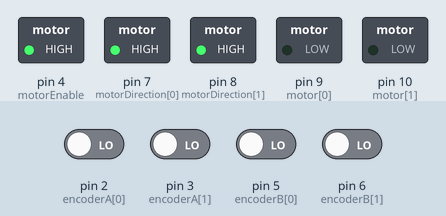
The sketch below on a simulated Arduino Uno, built with avr-gcc and run on an emulated ATmega328P. On the bench: switched loads named in the sketch (green lamp = pin HIGH). The inputs (shaded band) are chosen by the test bench; at power-on: pin 2 (encoderA[0]), pin 3 (encoderA[1]), pin 5 (encoderB[0]), pin 6 (encoderB[1]) LOW. Random numbers use the default seed unless the sketch sets one.

Above: at 1.2 s.
1.3 s: pin 2 (encoderA[0]) driven HIGH
3.0 s: pin 3 (encoderA[1]) driven HIGH
At 3.3 s:
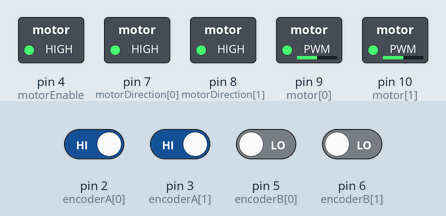
6.0 s: pin 5 (encoderB[0]) driven HIGH
7.5 s: pin 6 (encoderB[1]) driven HIGH
At 9.0 s:
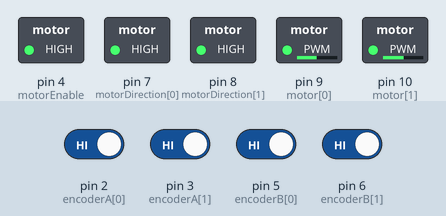
Timing chart, 0 to 11.5 s (numbered marks = the images above; inputs shaded):
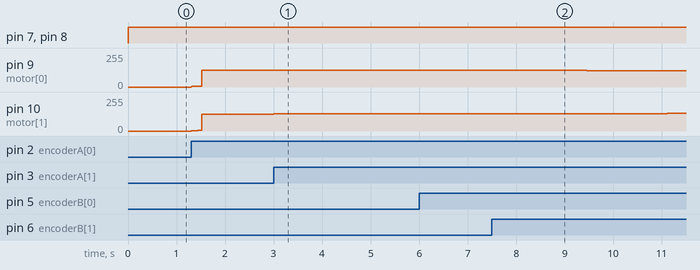

The sketch:

bingusFreeTime.ino
```cpp
#ifndef MACRO_DEFAULTS
#define MACRO_DEFAULTS
#define LEFT 0
#define RIGHT 1
#define WHEEL_RADIUS 0.0762 // NOTE: we need the wheel radius to calculate linear vel
#define WIDTH_OF_WHEELBASE 0.3683 // NOTE: we need wheelbase width to calculate angle
#define FLOAT_PRECISION 4
#define MAX_MESSAGE_LENGTH FLOAT_PRECISION*2+1
#define ADDRESS 8
#endif


#include <Wire.h>
#include "encoder.hpp"
#include "control_rho_phi.hpp"

// Initialize I2C struct
struct RecieveI2C {
  uint8_t offset;
  uint8_t instruction[MAX_MESSAGE_LENGTH];
  bool newData = false;
  float distance;
  float angle;
  bool marker;
  uint8_t color;
};
union Unsflinteger {
  unsigned long i;
  float f;
};

// Initialize I2C
RecieveI2C myi2c;

// Initialize desired position, angle
float desiredDistance = 0;
float desiredAngle = 0;

// Bingus free time variables
float bingusAngle= 0;
float bingusDistance = 0;

// Initialize variables to be read from I2C
bool markerFound;
float markerAngle;
float markerDistance;
bool arrowFound = false;
bool arrowDirection = LEFT;
uint8_t color;

// Set up state machine states
typedef enum {
  BINGUS, WAIT, TURN, DRIVE, REPORT, RESET
} bingusState_t;

static bingusState_t bingusState = WAIT;

// State control variables
bool atMarker;
bool adjusted;
long int waitOffSet;
long int waitTime = 1500; // In milliseconds

void setup() {
  Serial.begin(9600);

  // ---------- ENCODER ----------
  encoderSetup();

  // ---------- MOTOR ----------
  pinMode(motorEnable, OUTPUT);
  pinMode(motorDirection[LEFT], OUTPUT);
  pinMode(motorDirection[RIGHT], OUTPUT);
  pinMode(motor[LEFT], OUTPUT);
  pinMode(motor[RIGHT], OUTPUT);

  digitalWrite(motorEnable, HIGH);
  digitalWrite(motorDirection[LEFT], HIGH);
  digitalWrite(motorDirection[RIGHT], HIGH);

  // ---------- I2C ----------
  Wire.begin(ADDRESS);
  Wire.onReceive(receive);

  // Random Seed
  randomSeed(millis());

}


void loop() {

  switch(bingusState) {
    case BINGUS: // -------------  Read data from Pi ----------------
      // ------------ PUT CODE TO RECIEVE PI INSTRUCTIONS HERE --------
      randomSeed(millis());
      bingusAngle = random(0, 720);
      bingusDistance = random(0,48);
      // ------------------ Change State -----------------------------
      bingusState = TURN;
      break;

    case WAIT: // ----------------- Wait for a set amount of time --------------
      time = millis();

      // ------------------ Change State -----------------------------
      if(time - waitOffSet >= waitTime) {
        bingusState = REPORT;
      }
      else bingusState = WAIT;
      break;

    case TURN: // ---------- First step of moving toward the marker, turn the robot to the correct angle -----------
      desiredDistance = 0;
      desiredAngle = bingusAngle;
      controlRhoPhi(desiredDistance, desiredAngle);

      // ------------------ Change State -----------------------------
      if(inTolerance()) bingusState = DRIVE;
      break;

    case DRIVE: // --------- Second Step of moving toward the marker, drive until within 1.5 feet of the marker --------
      desiredDistance = bingusDistance;
      desiredAngle = bingusAngle;
      controlRhoPhi(desiredDistance, desiredAngle);

      // ------------------ Change State -----------------------------
      if(inTolerance()){
        atMarker = true;
        waitOffSet = millis();
        bingusState = WAIT;
      }
      break;

    case REPORT: // Report data back to the Pi
      // ------ Add code to report data back to the pi-------

      // ------------------ Change State -----------------------------
      bingusState = RESET;
      break;

    case RESET: // Reset the control system
      resetControl();
      desiredDistance = 0;
      desiredAngle = 0;

      // ------------------ Change State -----------------------------
      bingusState = BINGUS;
      break;

    default:

      // ------------------ Change State -----------------------------
      bingusState = BINGUS;
      break;
  }

  // ----------- Code that runs every loop -------------
  controlRhoPhi(desiredDistance, desiredAngle);
}

// Receive function for I2C communication
void receive(int howMany) {
  myi2c.offset = Wire.read(); // offset
  Wire.read(); // address+1, n/a as 1:1 transmitter:sink
  for (uint8_t i = 0; Wire.available(); i++) {
      myi2c.instruction[i] = Wire.read();
      //Serial.print(myi2c.instruction[i]);
  }
  myi2c.newData = true;
  // NOTE: hardcoding to 4 bytes for convenience
  Unsflinteger distanceConv;
  Unsflinteger angleConv;
  distanceConv.i = ((unsigned long)myi2c.instruction[1]<<24) + ((unsigned long)myi2c.instruction[2]<<16) + ((unsigned long)myi2c.instruction[3]<<8) + ((unsigned long)myi2c.instruction[4]);
  angleConv.i = ((unsigned long)myi2c.instruction[5]<<24) + ((unsigned long)myi2c.instruction[6]<<16) + ((unsigned long)myi2c.instruction[7]<<8) + ((unsigned long)myi2c.instruction[8]);
  //Serial.println(distanceConv.i);
  myi2c.distance = distanceConv.f;
  myi2c.angle = angleConv.f;
  //Serial.println(myi2c.distance);
  //Serial.println((unsigned long)((myi2c.instruction[1]<<24) + (myi2c.instruction[2]<<16) + (myi2c.instruction[3]<<8) + (myi2c.instruction[4])));
  myi2c.color = myi2c.instruction[0];
  if (myi2c.instruction[0] == 0) {
    myi2c.marker = false;
  } else {
    myi2c.marker = true;
  }
}
```

control_rho_phi.hpp
```cpp
#ifndef CONTROL_RHO_PHI_HPP
#define CONTROL_RHO_PHI_HPP

#include <Arduino.h>
#include "encoder.hpp" // able to read from encoders directly
// but only if you use the second overload and not the first

#ifndef MACRO_DEFAULTS
#define MACRO_DEFAULTS
#define LEFT 0
#define RIGHT 1
#define WHEEL_RADIUS 0.0762 // NOTE: we need the wheel radius to calculate linear vel
#define WIDTH_OF_WHEELBASE 0.3683 // NOTE: we need wheelbase width to calculate angle
#define FLOAT_PRECISION 4
#define MAX_MESSAGE_LENGTH FLOAT_PRECISION*2+1
#define ADDRESS 8
#endif

float rad2AngVel(float, float, float, float);
float rad2LinVel(float, float, float, float);
void controlRhoPhi(float, float);
void resetControl();
bool inTolerance();

// Initialize Motor Pin assignments
const uint8_t motorDirection[2] = {7,8};
const uint8_t motor[2] = {9,10};
const uint8_t motorEnable = 4;

// Initialize physical values
float voltage[2] = {0,0};
float actualPos[2] = {0,0};
float prevPos[2] = {0, 0};
float actualSpeed[2] = {0,0};


// Initialize time tracking variables
unsigned long desiredTs = 1; // old value 5, maybe match with delay used?
float prevTime = 0;
float currTime = 0;
long int time = 0;
int timeOffSet = 0;

// Initialize control values RHO
float vBar = 0;
float rho = 0;
float rhoSet = 0;
float alpha = .95;
float rhoDesired = 0;
float rhoDot = 0;
float rhoDotError = 0;
float rhoDotDesired = 0;
float KpRhoDot = 28;
float KpRho = 16.36;
float KiRho = 36.85;
float rhoErrorP = 0;
float rhoErrorI = 0;


// Initialize control values PHI
float vDelta = 0;
float phi = 0;
float phiSet = 0;
float phiDesired = 0;
float phiDot = 0;
float phiDotError = 0;
float phiDotDesired = 0;
float KpPhiDot = 20;
float KpPhi = 27.52;
float KiPhi = 139.17;
float phiErrorP = 0;
float phiErrorI = 0;


// Initialize PWM Variables
float batteryVoltage = 8.5;
unsigned int PWM = 0;

float rad2AngVel(float rads1, float time1, float rads2, float time2){
  return (rads2 - rads1) / (time2 - time1);
}

float rad2LinVel(float rads1, float time1, float rads2, float time2){
  return rad2AngVel(rads1,time1,rads2,time2)*WHEEL_RADIUS;
}


// --------------- PI Controller for Rho and Phi ----------
// Inputs are desired distance (in feet) and desired angle (in degrees)
//  Time tracking and delay are handled in this function
void controlRhoPhi(float rhoSetInches, float phiSetDegrees){

  // --------------- Convert to m and rads --------------------
  phiSet = phiSetDegrees * 1.045 * (PI/180); // 1.0625 (for half speed) 1.045 (for full speed) to account for undershoot
  rhoSet = rhoSetInches * 0.0254 * 1.017;

  // ---------------- Current time --------------------------
  currTime = (float)(millis() - timeOffSet)/1000;
  time = millis();

  // ----------------- PI Controller ----------------------------
  // Get current speed and position for each wheel
  for(int motorChoice = 0; motorChoice < 2; motorChoice++){
    // Read position and angular velocity
    actualPos[motorChoice] = countsToRadians(readEncoder(motorChoice));
    actualSpeed[motorChoice] = rad2AngVel(prevPos[motorChoice], prevTime, actualPos[motorChoice], currTime);
  }

  // Calculate rhoDot and phiDot
  rhoDot = WHEEL_RADIUS * ((actualSpeed[RIGHT] + (-actualSpeed[LEFT])) / 2);
  phiDot = WHEEL_RADIUS * ((actualSpeed[RIGHT] - (-actualSpeed[LEFT])) / WIDTH_OF_WHEELBASE);

  // Calculate rho and Phi
  rho = WHEEL_RADIUS * ((actualPos[RIGHT] + (-actualPos[LEFT])) / 2);
  phi = WHEEL_RADIUS * ((actualPos[RIGHT] - (-actualPos[LEFT])) / WIDTH_OF_WHEELBASE);


  // ------------ Rho ----------------------

  // Discrete time filter to limit acceleration
  rhoDesired = alpha*rhoDesired + (1-alpha)*rhoSet;

  // proportional error rho
  rhoErrorP = rhoDesired - rho;

  // Integral Error
  rhoErrorI = rhoErrorI + rhoErrorP*((float)desiredTs /1000);

  // find desired speed rho
  rhoDotDesired = KpRho * rhoErrorP + KiRho * rhoErrorI;

  // ------------ Phi ----------------------
  // No folter for phi
  phiDesired = alpha*phiDesired + (1-alpha)*phiSet;

  // proportional error phi
  phiErrorP = phiDesired - phi;

  // Integral Error
  phiErrorI = phiErrorI + phiErrorP*((float)desiredTs /1000);

  // find desired speed phi
  phiDotDesired = KpPhi * phiErrorP + KiPhi * phiErrorI;

  //----------------- Inner Loop Control ---------------------------
  rhoDotError = rhoDotDesired - rhoDot;
  phiDotError = phiDotDesired - phiDot;

  // ---------------- Physical Motor Control ----------------------
  // Calculate Voltage for each given Vbar and Vdelta
  vBar = KpRhoDot * rhoDotError;
  vDelta = KpPhiDot * phiDotError;

  // Wind up control rho (keeps the motors at a maximum voltage)
  if(abs(vBar) >= batteryVoltage){
    // keep the speed at or bellow the max voltage while keeping the sign
    vBar = batteryVoltage * (vBar/abs(vBar));
    // Undo the integration calculation
    rhoErrorI = rhoErrorI - rhoErrorP*((float)desiredTs /1000);
  }

  // Wind up control phi(keeps the motors at a maximum speed)
  // NOTE: Try testing with batteryVoltage instead of bV/2. Might be faster rotation. Originally changed to bV/2 when attempting arc movement
  if(abs(vDelta) >= batteryVoltage){
    // keep the speed at or bellow the max voltage while keeping the sign
    vDelta = batteryVoltage * (vDelta/abs(vDelta));
    // Undo the integration calculation
    phiErrorI = phiErrorI - phiErrorP*((float)desiredTs /1000);
  }

  voltage[RIGHT] = (vBar + vDelta) / 2;
  voltage[LEFT] = -((vBar - vDelta) / 2);


  // Push voltage to motor with correct sign
  for(int motorChoice = 0; motorChoice < 2; motorChoice++){

    // Correct voltage sign
    if(voltage[motorChoice] >= 0){
      digitalWrite(motorDirection[motorChoice], HIGH);
    }
    else {
      digitalWrite(motorDirection[motorChoice], LOW);
    }

    // Write voltage to motor
    PWM = 255*abs(voltage[motorChoice])/batteryVoltage;
    analogWrite(motor[motorChoice], min(PWM,255));
  }
  // ------------------ Update Values --------------------------------
  // update postition
  prevPos[RIGHT] = actualPos[RIGHT];
  prevPos[LEFT] = actualPos[LEFT];

  // Update prev time
  prevTime = currTime;

  delay(desiredTs);
}

bool inTolerance(){
  float deltaPhi = 1*PI/180;
  float deltaRho = .05;
  if(((phi <= phiSet + deltaPhi) && (phi >= phiSet - deltaPhi)) && ((rho <= rhoSet + deltaRho) && (rho >= rhoSet - deltaRho))){
    return true;
  }
  else{
    return false;
  }
}

void resetControl(){
  // Set all values to 0
  rho = 0;
  phi = 0;
  rhoErrorI = 0;
  phiErrorI = 0;
  rhoDesired = 0;
  phiDesired = 0;
  encoderPosition[LEFT] = 0;
  encoderPosition[RIGHT] = 0;

  // Run twice to clear prev and calculated values
  controlRhoPhi(0, 0);
  controlRhoPhi(0, 0);
}

#endif
```

encoder.hpp
```cpp
// (licence header left out)
#ifndef ENCODER_HPP
#define ENCODER_HPP

#include <Arduino.h>

#ifndef MACRO_DEFAULTS
#define MACRO_DEFAULTS
#define LEFT 0
#define RIGHT 1
#define WHEEL_RADIUS 0.0762 // NOTE: we need the wheel radius to calculate linear vel
#define WIDTH_OF_WHEELBASE 0.3683 // NOTE: we need wheelbase width to calculate angle
#define FLOAT_PRECISION 4
#define MAX_MESSAGE_LENGTH FLOAT_PRECISION*2+1
#define ADDRESS 8
#endif

void encoderSetup();
void updateEncoder();
long readEncoder(bool);
float countsToRadians(long);
float countsToDistance(long);
void updateLeftEncoder();
void updateRightEncoder();

const uint8_t encoderA[2] = {2,3};
const uint8_t encoderB[2] = {5,6};

// NOTE: DO NOT read encoderPosition directly!
// Use readEncoder() instead
volatile uint8_t encoderState[2] = {0,0};
volatile long encoderPosition[2] = {0,0};

void encoderSetup() {
	pinMode(encoderA[LEFT], INPUT);
	pinMode(encoderB[LEFT], INPUT);
	pinMode(encoderA[RIGHT], INPUT);
	pinMode(encoderB[RIGHT], INPUT);

	if (digitalRead(encoderA[LEFT])) { encoderState[LEFT] |= 4; }
	if (digitalRead(encoderB[LEFT])) { encoderState[LEFT] |= 8; }
	if (digitalRead(encoderA[RIGHT])) { encoderState[RIGHT] |= 4; }
	if (digitalRead(encoderB[RIGHT])) { encoderState[RIGHT] |= 8; }

	attachInterrupt(digitalPinToInterrupt(encoderA[LEFT]), updateLeftEncoder, CHANGE);
	attachInterrupt(digitalPinToInterrupt(encoderA[RIGHT]), updateRightEncoder, CHANGE);
}

void updateEncoder(bool leftOrRight) {
	// Current B | Current A | Old B | Old A
	// mask out unneeded bits
	uint8_t state = encoderState[leftOrRight] & 0b00001100;
	// shift by 2 to account for old states
	state >>= 2;
	// bit2 and bit3 become new encoder positions
	if (digitalRead(encoderA[leftOrRight])) { state |= 0b00000100; }
	if (digitalRead(encoderB[leftOrRight])) { state |= 0b00001000; }

	// switch states modified from Encoder.h, see above
	switch (state) {
		case 1:  case 7:
		case 8:  case 14:
			encoderPosition[leftOrRight]++;
			break;
		case 2:  case 4:
		case 11: case 13:
			encoderPosition[leftOrRight]--;
			break;
		case 3:  case 12:
			encoderPosition[leftOrRight] += 2;
			break;
		case 6:  case 9:
			encoderPosition[leftOrRight] -= 2;
			break;
		default:
			break;
	}
	encoderState[leftOrRight] = state;
}

long readEncoder(bool leftOrRight) {
	// disable interrupts to preserve read precision
	noInterrupts();
	// adjustment on read
	updateEncoder(leftOrRight);
	interrupts();
	return encoderPosition[leftOrRight];
}

float countsToRadians(long counts) {
	return TWO_PI*(float)counts/3200;
}

float countsToDistance(long counts) {
	return WHEEL_RADIUS*countsToRadians(counts);
}

// not possible to put parameters in interrupts,
// this is an easy workaround
void updateLeftEncoder() { updateEncoder(LEFT); }
void updateRightEncoder() { updateEncoder(RIGHT); }

#endif
```

Measured:
- after the input at 3.0 s, pin 9 (motor[0]): 127/255 → 126/255 at once, → 125/255 1.6 s later; pin 10 (motor[1]): 127/255 → 128/255 at once, → 129/255 1.6 s later
- after the input at 7.5 s, pin 9 (motor[0]): 125/255 → 124/255 after 0.30 s, → 123/255 1.7 s later, → 122/255 1.7 s later; pin 10 (motor[1]): 129/255 → 130/255 after 0.30 s, → 131/255 1.7 s later, → 132/255 1.7 s later
